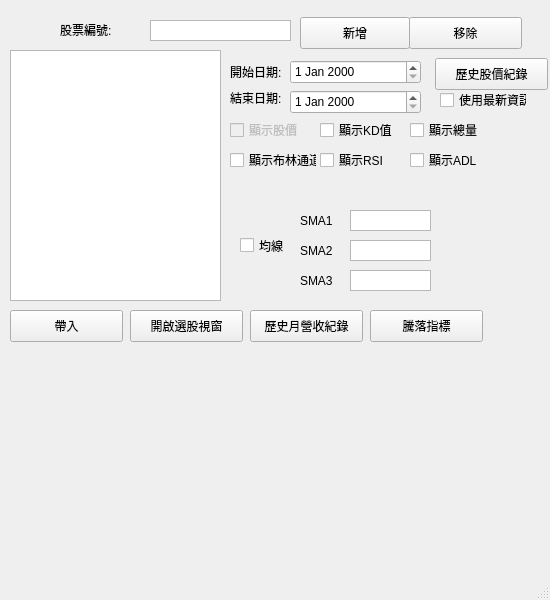
<?xml version="1.0" encoding="UTF-8"?>
<ui version="4.0">
 <class>MainWindow</class>
 <widget class="QMainWindow" name="MainWindow">
  <property name="geometry">
   <rect>
    <x>0</x>
    <y>0</y>
    <width>550</width>
    <height>600</height>
   </rect>
  </property>
  <property name="windowTitle">
   <string>我的追蹤清單</string>
  </property>
  <widget class="QWidget" name="centralwidget">
   <widget class="QTreeView" name="treeView">
    <property name="geometry">
     <rect>
      <x>10</x>
      <y>50</y>
      <width>211</width>
      <height>251</height>
     </rect>
    </property>
    <property name="editTriggers">
     <set>QAbstractItemView::NoEditTriggers</set>
    </property>
    <property name="selectionMode">
     <enum>QAbstractItemView::SingleSelection</enum>
    </property>
   </widget>
   <widget class="QTextEdit" name="input_stockNumber">
    <property name="geometry">
     <rect>
      <x>150</x>
      <y>20</y>
      <width>141</width>
      <height>21</height>
     </rect>
    </property>
    <property name="font">
     <font>
      <pointsize>10</pointsize>
      <weight>75</weight>
      <bold>true</bold>
     </font>
    </property>
    <property name="verticalScrollBarPolicy">
     <enum>Qt::ScrollBarAlwaysOff</enum>
    </property>
    <property name="horizontalScrollBarPolicy">
     <enum>Qt::ScrollBarAlwaysOff</enum>
    </property>
    <property name="documentTitle">
     <string/>
    </property>
    <property name="placeholderText">
     <string/>
    </property>
   </widget>
   <widget class="QLabel" name="label">
    <property name="geometry">
     <rect>
      <x>60</x>
      <y>20</y>
      <width>81</width>
      <height>20</height>
     </rect>
    </property>
    <property name="text">
     <string>股票編號:</string>
    </property>
   </widget>
   <widget class="QPushButton" name="button_addStock">
    <property name="geometry">
     <rect>
      <x>300</x>
      <y>17</y>
      <width>110</width>
      <height>32</height>
     </rect>
    </property>
    <property name="text">
     <string>新增</string>
    </property>
   </widget>
   <widget class="QPushButton" name="button_deletStock">
    <property name="geometry">
     <rect>
      <x>409</x>
      <y>17</y>
      <width>113</width>
      <height>32</height>
     </rect>
    </property>
    <property name="text">
     <string>移除</string>
    </property>
   </widget>
   <widget class="QPushButton" name="button_moveToInput">
    <property name="geometry">
     <rect>
      <x>10</x>
      <y>310</y>
      <width>113</width>
      <height>32</height>
     </rect>
    </property>
    <property name="text">
     <string>帶入</string>
    </property>
   </widget>
   <widget class="QPushButton" name="button_getStockHistory">
    <property name="geometry">
     <rect>
      <x>435</x>
      <y>58</y>
      <width>113</width>
      <height>32</height>
     </rect>
    </property>
    <property name="text">
     <string>歷史股價紀錄</string>
    </property>
   </widget>
   <widget class="QDateEdit" name="date_startDate">
    <property name="geometry">
     <rect>
      <x>290</x>
      <y>60</y>
      <width>131</width>
      <height>24</height>
     </rect>
    </property>
    <property name="minimumDate">
     <date>
      <year>1970</year>
      <month>1</month>
      <day>1</day>
     </date>
    </property>
   </widget>
   <widget class="QLabel" name="label_2">
    <property name="geometry">
     <rect>
      <x>230</x>
      <y>64</y>
      <width>60</width>
      <height>16</height>
     </rect>
    </property>
    <property name="text">
     <string>開始日期:</string>
    </property>
   </widget>
   <widget class="QWidget" name="widget_SMA" native="true">
    <property name="geometry">
     <rect>
      <x>230</x>
      <y>200</y>
      <width>221</width>
      <height>101</height>
     </rect>
    </property>
    <widget class="QCheckBox" name="check_SMA">
     <property name="geometry">
      <rect>
       <x>10</x>
       <y>20</y>
       <width>51</width>
       <height>51</height>
      </rect>
     </property>
     <property name="text">
      <string>均線</string>
     </property>
    </widget>
    <widget class="QTextEdit" name="input_SMA1">
     <property name="geometry">
      <rect>
       <x>120</x>
       <y>10</y>
       <width>81</width>
       <height>21</height>
      </rect>
     </property>
     <property name="verticalScrollBarPolicy">
      <enum>Qt::ScrollBarAlwaysOff</enum>
     </property>
     <property name="horizontalScrollBarPolicy">
      <enum>Qt::ScrollBarAlwaysOff</enum>
     </property>
    </widget>
    <widget class="QLabel" name="label_SMA1">
     <property name="geometry">
      <rect>
       <x>70</x>
       <y>10</y>
       <width>41</width>
       <height>21</height>
      </rect>
     </property>
     <property name="text">
      <string>SMA1</string>
     </property>
    </widget>
    <widget class="QTextEdit" name="input_SMA2">
     <property name="geometry">
      <rect>
       <x>120</x>
       <y>40</y>
       <width>81</width>
       <height>21</height>
      </rect>
     </property>
     <property name="verticalScrollBarPolicy">
      <enum>Qt::ScrollBarAlwaysOff</enum>
     </property>
     <property name="horizontalScrollBarPolicy">
      <enum>Qt::ScrollBarAlwaysOff</enum>
     </property>
    </widget>
    <widget class="QLabel" name="label_SMA2">
     <property name="geometry">
      <rect>
       <x>70</x>
       <y>40</y>
       <width>41</width>
       <height>21</height>
      </rect>
     </property>
     <property name="text">
      <string>SMA2</string>
     </property>
    </widget>
    <widget class="QLabel" name="label_SMA3">
     <property name="geometry">
      <rect>
       <x>70</x>
       <y>70</y>
       <width>41</width>
       <height>21</height>
      </rect>
     </property>
     <property name="text">
      <string>SMA3</string>
     </property>
    </widget>
    <widget class="QTextEdit" name="input_SMA3">
     <property name="geometry">
      <rect>
       <x>120</x>
       <y>70</y>
       <width>81</width>
       <height>21</height>
      </rect>
     </property>
     <property name="verticalScrollBarPolicy">
      <enum>Qt::ScrollBarAlwaysOff</enum>
     </property>
     <property name="horizontalScrollBarPolicy">
      <enum>Qt::ScrollBarAlwaysOff</enum>
     </property>
    </widget>
   </widget>
   <widget class="QCheckBox" name="check_stock">
    <property name="enabled">
     <bool>false</bool>
    </property>
    <property name="geometry">
     <rect>
      <x>230</x>
      <y>120</y>
      <width>87</width>
      <height>20</height>
     </rect>
    </property>
    <property name="text">
     <string>顯示股價</string>
    </property>
   </widget>
   <widget class="QCheckBox" name="check_KD">
    <property name="geometry">
     <rect>
      <x>320</x>
      <y>120</y>
      <width>87</width>
      <height>20</height>
     </rect>
    </property>
    <property name="text">
     <string>顯示KD值</string>
    </property>
   </widget>
   <widget class="QCheckBox" name="check_volume">
    <property name="geometry">
     <rect>
      <x>410</x>
      <y>120</y>
      <width>87</width>
      <height>20</height>
     </rect>
    </property>
    <property name="text">
     <string>顯示總量</string>
    </property>
   </widget>
   <widget class="QPushButton" name="button_openPickWindow">
    <property name="geometry">
     <rect>
      <x>130</x>
      <y>310</y>
      <width>113</width>
      <height>32</height>
     </rect>
    </property>
    <property name="text">
     <string>開啟選股視窗</string>
    </property>
   </widget>
   <widget class="QPushButton" name="button_getMonthRP">
    <property name="geometry">
     <rect>
      <x>250</x>
      <y>310</y>
      <width>113</width>
      <height>32</height>
     </rect>
    </property>
    <property name="text">
     <string>歷史月營收紀錄</string>
    </property>
   </widget>
   <widget class="QDateEdit" name="date_endDate">
    <property name="geometry">
     <rect>
      <x>290</x>
      <y>90</y>
      <width>131</width>
      <height>24</height>
     </rect>
    </property>
    <property name="minimumDate">
     <date>
      <year>1970</year>
      <month>1</month>
      <day>1</day>
     </date>
    </property>
   </widget>
   <widget class="QLabel" name="label_3">
    <property name="geometry">
     <rect>
      <x>230</x>
      <y>90</y>
      <width>60</width>
      <height>16</height>
     </rect>
    </property>
    <property name="text">
     <string>結束日期:</string>
    </property>
   </widget>
   <widget class="QCheckBox" name="check_UseNewInfo">
    <property name="geometry">
     <rect>
      <x>440</x>
      <y>90</y>
      <width>87</width>
      <height>20</height>
     </rect>
    </property>
    <property name="text">
     <string>使用最新資訊</string>
    </property>
   </widget>
   <widget class="QCheckBox" name="check_BollingerBands">
    <property name="geometry">
     <rect>
      <x>230</x>
      <y>150</y>
      <width>87</width>
      <height>20</height>
     </rect>
    </property>
    <property name="text">
     <string>顯示布林通道</string>
    </property>
   </widget>
   <widget class="QCheckBox" name="check_RSI">
    <property name="geometry">
     <rect>
      <x>320</x>
      <y>150</y>
      <width>87</width>
      <height>20</height>
     </rect>
    </property>
    <property name="text">
     <string>顯示RSI</string>
    </property>
   </widget>
   <widget class="QPushButton" name="button_getADindex">
    <property name="geometry">
     <rect>
      <x>370</x>
      <y>310</y>
      <width>113</width>
      <height>32</height>
     </rect>
    </property>
    <property name="text">
     <string>騰落指標</string>
    </property>
   </widget>
   <widget class="QCheckBox" name="check_ADL">
    <property name="geometry">
     <rect>
      <x>410</x>
      <y>150</y>
      <width>87</width>
      <height>20</height>
     </rect>
    </property>
    <property name="text">
     <string>顯示ADL</string>
    </property>
   </widget>
  </widget>
  <widget class="QMenuBar" name="menubar">
   <property name="geometry">
    <rect>
     <x>0</x>
     <y>0</y>
     <width>550</width>
     <height>22</height>
    </rect>
   </property>
  </widget>
  <widget class="QStatusBar" name="statusbar"/>
 </widget>
 <resources/>
 <connections/>
</ui>
